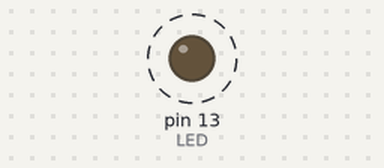
The sketch below on a simulated Arduino Uno, built with avr-gcc and run on an emulated ATmega328P. Shown: output pins drawn as LEDs (lit = HIGH). Dashed ring = blinking.

Above: at 0.2 s.
Timing chart, 0 to 3.0 s (numbered marks = the images above):
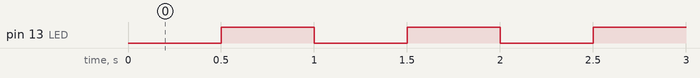

Measured:
- by itself, pin 13 (LED): alternates HIGH for 0.50 s and LOW for 0.50 s

The sketch:

Digital_LED_ON.ino
```cpp
const int LED = 13;

void setup(){
	pinMode(LED,OUTPUT);
}

void loop(){
  for (int i = 0; i <= 1; i++){
  	digitalWrite(LED, i);
    delay(500);
  }
}
```
